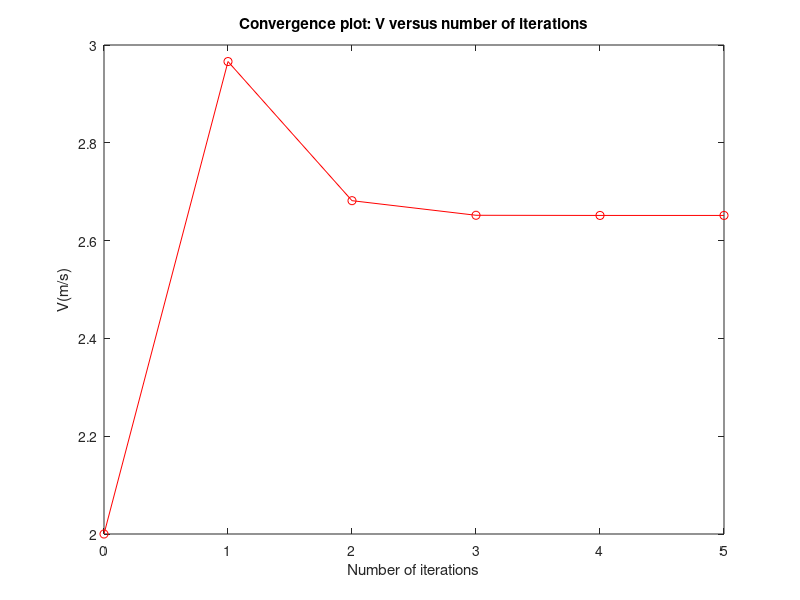

Write the MATLAB code that produced this figure.
% EMTH171
% Case_Study1: Exercise 1: hauling a sled up incline with cable
% mzh99/jzh200 | Jiyao Zhu & Menghao Zhan

clear
clc
close all

% Motor out power(W)/ Sharf speed (RPM)
% Known values
m = 1000;  % Sled mass (Kg)
r_g = 20;  % Gear radius (m) 
r_p = 0.5; % Pulley radius (m)
ang = pi/4;% The angle of slope
f = 0.2;   % Coefficent of freaction
g = 9.81;  % Gravity (m/s^2)
b = 314.16;% rad/s
%--------------------------------Function----------------------------------
p_o = @(v) (b*(r_g*v)/r_p)-((r_g.^2*v.^2)/(r_p.^2));
p_d = @(v) m*g*sin(ang)*v + f*m*g*cos(ang)*v;
d_o = @(v) (b*r_g/r_p)-((2*r_g.^2*v)/(r_p.^2));
d_d = @(v) m*g*sin(ang) + f*m*g*cos(ang);
%------------------------------Interation----------------------------------
v = 2;        %Iniitial guess
N = 5;        %Guess times
store = [];   
store(1) = v ;
for ii = 1 : N
    v = v -((p_d(v)-p_o(v))/((d_d(v)-d_o(v))));
    store(ii+1) = v;
end

%---------------------------------Plotting---------------------------------
figure(2)
yarray = store;
xarray = [0:N];
plot(xarray,yarray,'-or');
title('Convergence plot: V versus number of iterations')
xlabel('Number of iterations')
ylabel('V(m/s)')
